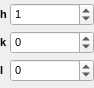
<?xml version="1.0" encoding="UTF-8"?>
<ui version="4.0">
 <class>CellMillerPopup</class>
 <widget class="QWidget" name="CellMillerPopup">
  <property name="geometry">
   <rect>
    <x>0</x>
    <y>0</y>
    <width>94</width>
    <height>88</height>
   </rect>
  </property>
  <property name="sizePolicy">
   <sizepolicy hsizetype="Minimum" vsizetype="Minimum">
    <horstretch>0</horstretch>
    <verstretch>0</verstretch>
   </sizepolicy>
  </property>
  <property name="font">
   <font>
    <pointsize>8</pointsize>
   </font>
  </property>
  <property name="windowTitle">
   <string>Cell Miller Popup</string>
  </property>
  <layout class="QGridLayout" name="gridLayout">
   <property name="margin">
    <number>0</number>
   </property>
   <property name="spacing">
    <number>2</number>
   </property>
   <item row="0" column="0">
    <widget class="QLabel" name="HLabel">
     <property name="sizePolicy">
      <sizepolicy hsizetype="Minimum" vsizetype="Preferred">
       <horstretch>0</horstretch>
       <verstretch>0</verstretch>
      </sizepolicy>
     </property>
     <property name="font">
      <font>
       <weight>75</weight>
       <bold>true</bold>
      </font>
     </property>
     <property name="text">
      <string>h</string>
     </property>
    </widget>
   </item>
   <item row="0" column="1">
    <widget class="QSpinBox" name="HSpin">
     <property name="sizePolicy">
      <sizepolicy hsizetype="Expanding" vsizetype="Fixed">
       <horstretch>0</horstretch>
       <verstretch>0</verstretch>
      </sizepolicy>
     </property>
     <property name="minimum">
      <number>-99</number>
     </property>
     <property name="value">
      <number>1</number>
     </property>
    </widget>
   </item>
   <item row="1" column="0">
    <widget class="QLabel" name="KLabel">
     <property name="sizePolicy">
      <sizepolicy hsizetype="Minimum" vsizetype="Preferred">
       <horstretch>0</horstretch>
       <verstretch>0</verstretch>
      </sizepolicy>
     </property>
     <property name="font">
      <font>
       <weight>75</weight>
       <bold>true</bold>
      </font>
     </property>
     <property name="text">
      <string>k</string>
     </property>
    </widget>
   </item>
   <item row="1" column="1">
    <widget class="QSpinBox" name="KSpin">
     <property name="sizePolicy">
      <sizepolicy hsizetype="Expanding" vsizetype="Fixed">
       <horstretch>0</horstretch>
       <verstretch>0</verstretch>
      </sizepolicy>
     </property>
     <property name="minimum">
      <number>-99</number>
     </property>
    </widget>
   </item>
   <item row="2" column="0">
    <widget class="QLabel" name="LLabel">
     <property name="sizePolicy">
      <sizepolicy hsizetype="Minimum" vsizetype="Preferred">
       <horstretch>0</horstretch>
       <verstretch>0</verstretch>
      </sizepolicy>
     </property>
     <property name="font">
      <font>
       <weight>75</weight>
       <bold>true</bold>
      </font>
     </property>
     <property name="text">
      <string>l</string>
     </property>
    </widget>
   </item>
   <item row="2" column="1">
    <widget class="QSpinBox" name="LSpin">
     <property name="sizePolicy">
      <sizepolicy hsizetype="Expanding" vsizetype="Fixed">
       <horstretch>0</horstretch>
       <verstretch>0</verstretch>
      </sizepolicy>
     </property>
     <property name="minimum">
      <number>-99</number>
     </property>
    </widget>
   </item>
  </layout>
 </widget>
 <resources>
  <include location="icons.qrc"/>
 </resources>
 <connections/>
</ui>
